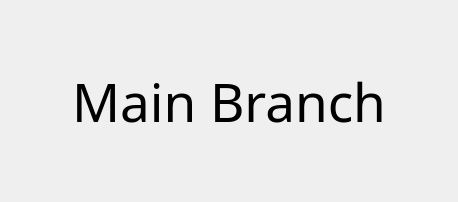
<?xml version="1.0" encoding="UTF-8"?>
<ui version="4.0">
 <class>JustLabelWindow</class>
 <widget class="QWidget" name="JustLabelWindow">
  <property name="geometry">
   <rect>
    <x>0</x>
    <y>0</y>
    <width>458</width>
    <height>202</height>
   </rect>
  </property>
  <property name="windowTitle">
   <string>JustLabelWindow</string>
  </property>
  <layout class="QVBoxLayout" name="verticalLayout">
   <item>
    <widget class="QLabel" name="label">
     <property name="font">
      <font>
       <family>Impact</family>
       <pointsize>40</pointsize>
      </font>
     </property>
     <property name="text">
      <string>Main Branch</string>
     </property>
     <property name="alignment">
      <set>Qt::AlignCenter</set>
     </property>
    </widget>
   </item>
  </layout>
 </widget>
 <resources/>
 <connections/>
</ui>
